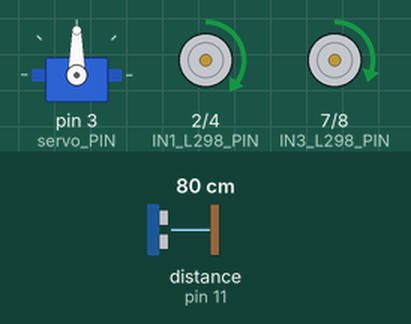
Recording of a sketch running on a simulated Arduino Uno, built with avr-gcc and run on an emulated ATmega328P. Shown: servo, motor-driver pin pairs drawn as motors (green arrow = first pin HIGH = forward, orange = second pin HIGH = backward, longer = more drive, scaled by the enable pin). Wiring (inferred from the names in the program): ultrasonic range finder: trigger pin 12; echo pin 11. The test bench sets the inputs (shaded band); at power-on: distance to the obstacle (sensor on pin 11) 80 cm. The echo pulse lasts 58.3 µs per cm.

Above: at 1.2 s.
1.3 s: distance to the obstacle (sensor on pin 11) set to 18 cm
2.8 s: distance to the obstacle (sensor on pin 11) set to 15 cm
At 3.05 s:
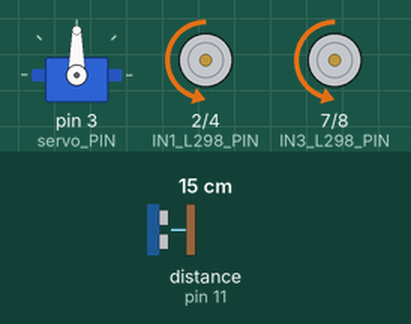
At 4.15 s:
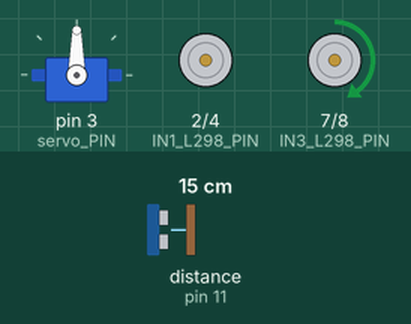
5.8 s: distance to the obstacle (sensor on pin 11) set to 2 cm
At 7.51 s:
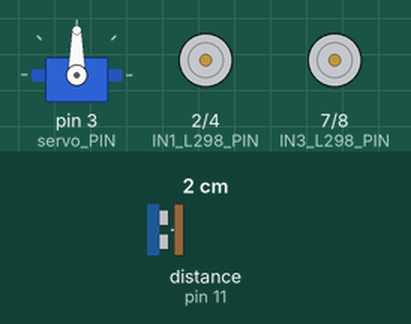
Timing chart, 0 to 14.8 s (numbered marks = the images above; inputs shaded):
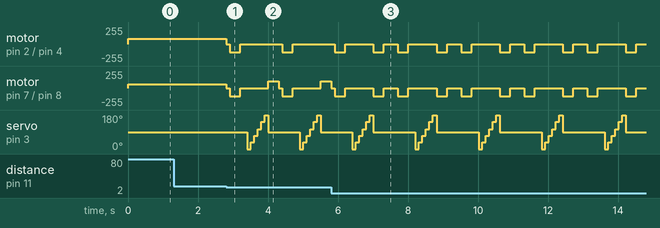

The sketch:

robottuhanh.ino
```cpp
#include<Servo.h>

#define IN1_L298_PIN 2
#define IN2_L298_PIN 4
#define IN3_L298_PIN 7
#define IN4_L298_PIN 8
#define ENA_PIN 5
#define ENB_PIN 6
#define echo_PIN 11
#define trig_PIN 12
#define servo_PIN 3

Servo servosg;

void motor_stop()
{
  digitalWrite(IN1_L298_PIN,LOW);
  digitalWrite(IN2_L298_PIN,LOW);
  digitalWrite(IN3_L298_PIN,LOW);
  digitalWrite(IN4_L298_PIN,LOW);

}
void motor_up()
{
  analogWrite(ENA_PIN,80);
  analogWrite(ENB_PIN,60);
  digitalWrite(IN1_L298_PIN,HIGH);
  digitalWrite(IN2_L298_PIN,LOW);
  digitalWrite(IN3_L298_PIN,HIGH);
  digitalWrite(IN4_L298_PIN,LOW);

}
void motor_back()
{
  analogWrite(ENA_PIN,120);
  analogWrite(ENB_PIN,120);
   digitalWrite(IN1_L298_PIN,LOW);
  digitalWrite(IN2_L298_PIN,HIGH);
  digitalWrite(IN3_L298_PIN,LOW);
  digitalWrite(IN4_L298_PIN,HIGH);

}
void motor_left()
{
  analogWrite(ENA_PIN,100);
  analogWrite(ENB_PIN,0);
   digitalWrite(IN1_L298_PIN,HIGH);
  digitalWrite(IN2_L298_PIN,LOW);
  digitalWrite(IN3_L298_PIN,LOW);
  digitalWrite(IN4_L298_PIN,LOW);

}
void motor_right()
{
   analogWrite(ENA_PIN,0);
  analogWrite(ENB_PIN,100);
   digitalWrite(IN1_L298_PIN,LOW);
  digitalWrite(IN2_L298_PIN,LOW);
  digitalWrite(IN3_L298_PIN,HIGH);
  digitalWrite(IN4_L298_PIN,LOW);

}
int getDistance()
{
  int duration, distanceCm;
  digitalWrite(trig_PIN, LOW);
  delayMicroseconds(2);
  digitalWrite(trig_PIN, HIGH);
  delayMicroseconds(10);
  digitalWrite(trig_PIN, LOW);
  duration = pulseIn(echo_PIN, HIGH);
  distanceCm = (int)duration / 29.1 / 2;
  return distanceCm;
}


void setup()
{
  Serial.begin(9600);
  servosg.attach(servo_PIN);
  servosg.write(90);
  pinMode(trig_PIN,OUTPUT);
  pinMode(echo_PIN,INPUT);
  pinMode(IN1_L298_PIN,OUTPUT);
  pinMode(IN2_L298_PIN,OUTPUT);
  pinMode(IN3_L298_PIN,OUTPUT);
  pinMode(IN4_L298_PIN,OUTPUT);
  pinMode(ENA_PIN,OUTPUT);
  pinMode(ENB_PIN,OUTPUT);


}


void loop()
{
  int distance;
  int distance0,distance180;
  distance=getDistance();

  if(distance <=15)
  {
    motor_stop();
    delay(100);
    motor_back();
    delay(300);
    motor_stop();
    delay(200);
    servosg.write(0);
    distance0=getDistance();
    delay(100);
    servosg.write(35);
    delay(100);
    servosg.write(70);
    delay(100);
    servosg.write(105);
    delay(100);
    servosg.write(145);
    delay(100);
    servosg.write(180);
    distance180=getDistance();
    delay(100);
    servosg.write(90);

    if((distance0 < 15)&& (distance180 < 15))
    {
      motor_back();
      delay(300);
      motor_stop();
      delay(300);
    }
    else
    if( distance0 >distance180)
    {
      motor_right();
      delay(300);
    }
    else
    if( distance0 <=distance180)
    {
      motor_right();
      delay(300);
    }


  }
  else
  {

    motor_up();
  }


}
```

Measured:
- the behaviour switches between 17 and 16 cm on distance to the obstacle (sensor on pin 11) (found by bisection; images 0 and 1)
- after the input at 1.3 s, every drawn part: stays the same
